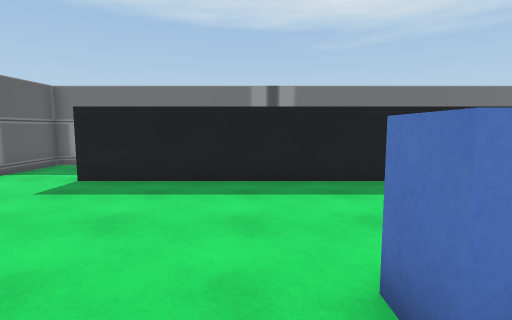
[1] (above)

18 first-person views from a walk through a scene from a Unity 3-D project. The camera is 1.4 m above the floor, tilts 6° down and sees 80° across. The floor is counted in squares, 1 m on a side. Each view is taken from the middle of a square. On the plan, view 1 faces up. The plan holds only what a view shows up to about 14 squares ahead; the rest is blank. The place goes on beyond the plan. The player character is not drawn.

[2]
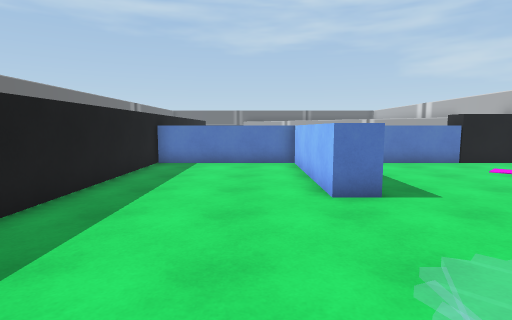

[3]
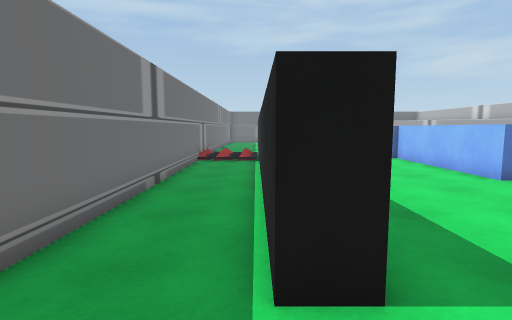

[4]
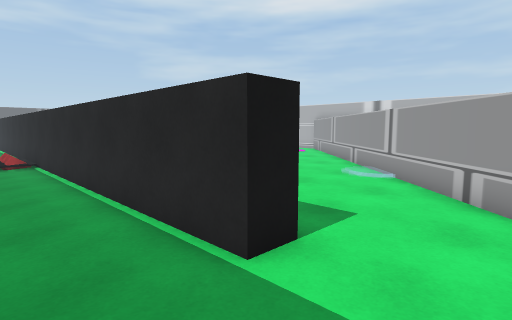

[5]
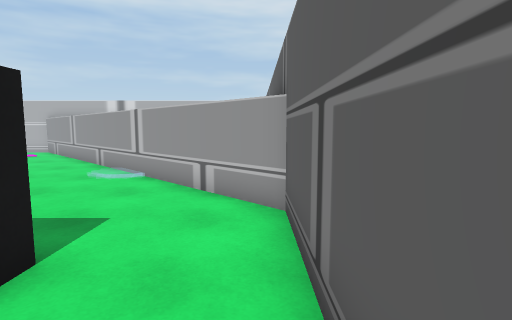

[6]
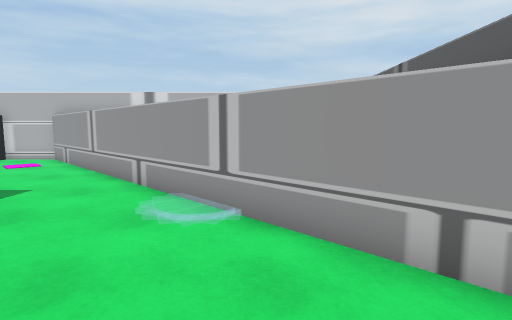

[7]
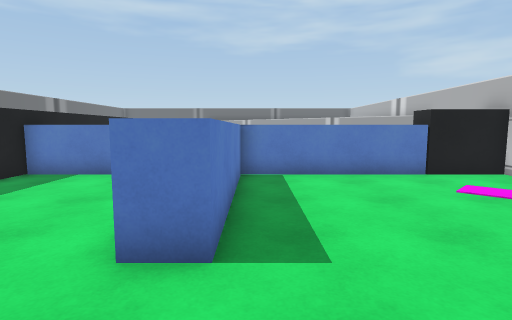

[8]
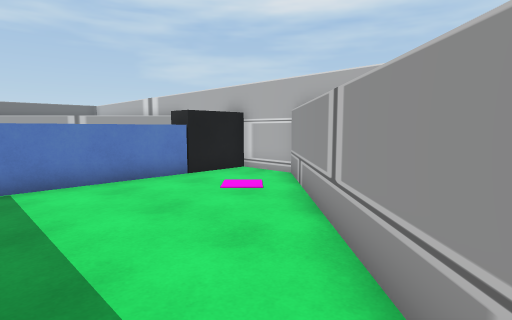

[9]
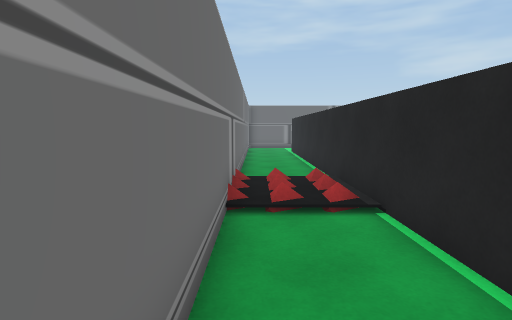

[10]
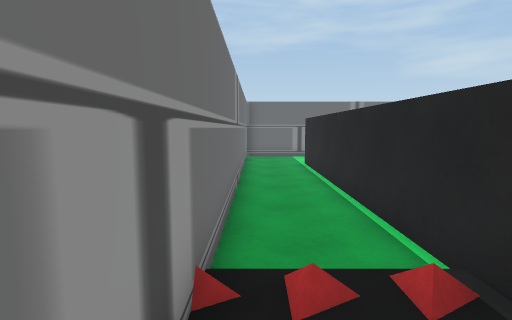

[11]
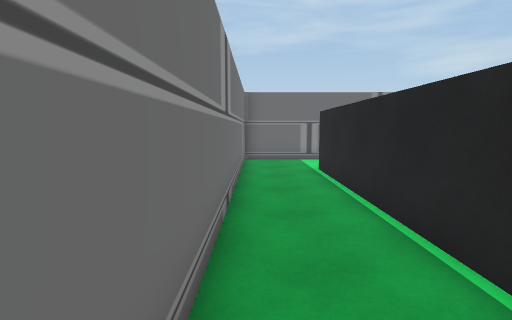

[12]
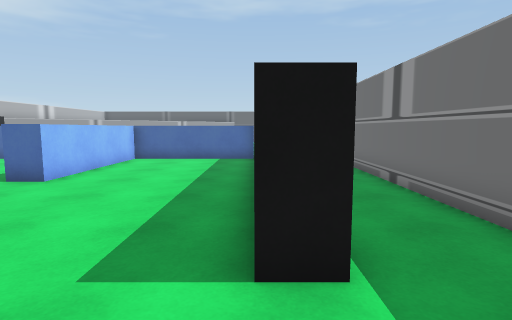

[13]
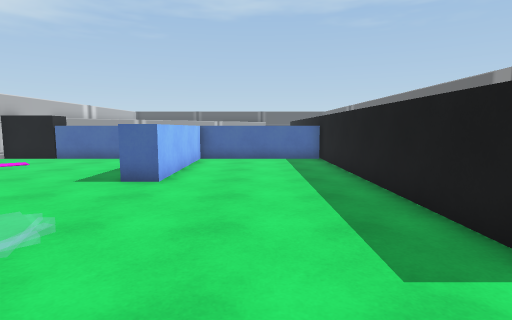

[14]
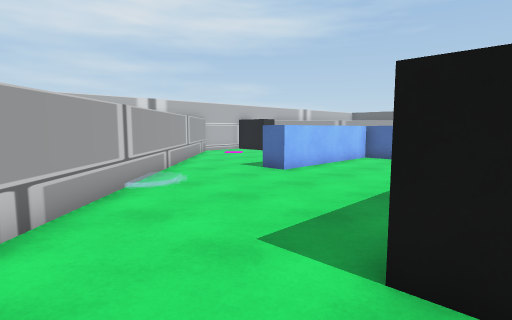

[15]
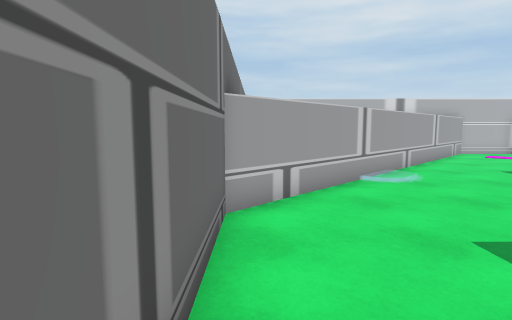

[16]
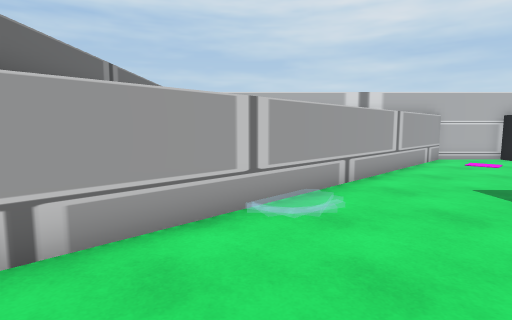

[17]
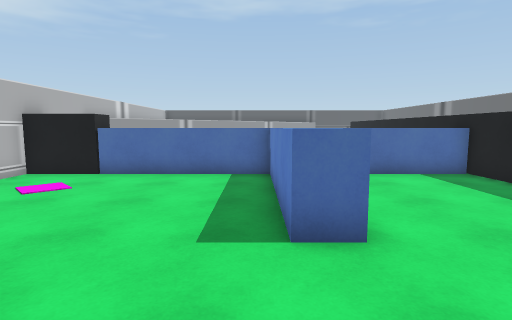

[18]
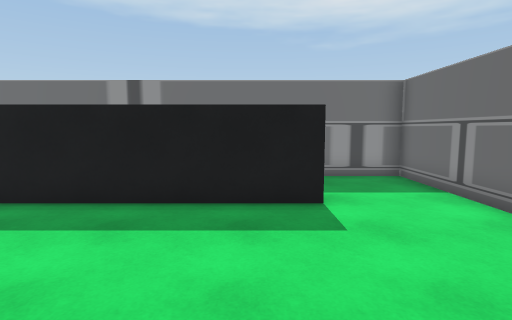

### Floor plan
Key: @ floor where view 1 was taken; # wall or solid block; . floor; / step, stairs or slope; ^ raised ledge.
Columns run from 8 left of view 1 to 23 right of it. Each row starts with its distance up from view 1.
 12 ##  ############################
 11 #............./  /.............#
 10 #............./  /.............#
  9 #...########################...#
  8 #...########################...#
  7 #..............^^..............#
  6 #..............^^..............#
  5 ##.............^^..............#
  4  ##............^^.............##
  3    ^...........^^............##
  2     ^....^^^^^^^^^^^^^^.....^
  1      ^.........^^..........^
  0       ^.@......^^.........^
 -1        ^.......^^........^
 -2         ^......^^.......^
 -3          ^.....^^......^
 -4           ^....^^.....^
 -5            #...##....#
 -6            ##..##...##
 -7             #########

Where each view was taken, in squares from view 1:
view 1: 0 up, 0 right, facing up
view 2: 4 up, 5 left, facing right
view 3: 9 up, 7 left, facing right
view 4: 11 up, 7 left, facing down-right
view 5: 11 up, 7 left, facing down
view 6: 7 up, 4 left, facing down
view 7: 1 up, 2 left, facing right
view 8: 1 up, 1 left, facing down-right
view 9: 11 up, 1 right, facing right
view 10: 11 up, 6 right, facing right
view 11: 11 up, 9 right, facing right
view 12: 8 up, 22 right, facing left
view 13: 5 up, 22 right, facing left
view 14: 9 up, 22 right, facing down-left
view 15: 10 up, 22 right, facing down
view 16: 7 up, 19 right, facing down
view 17: 1 up, 18 right, facing left
view 18: 2 up, 18 right, facing up
